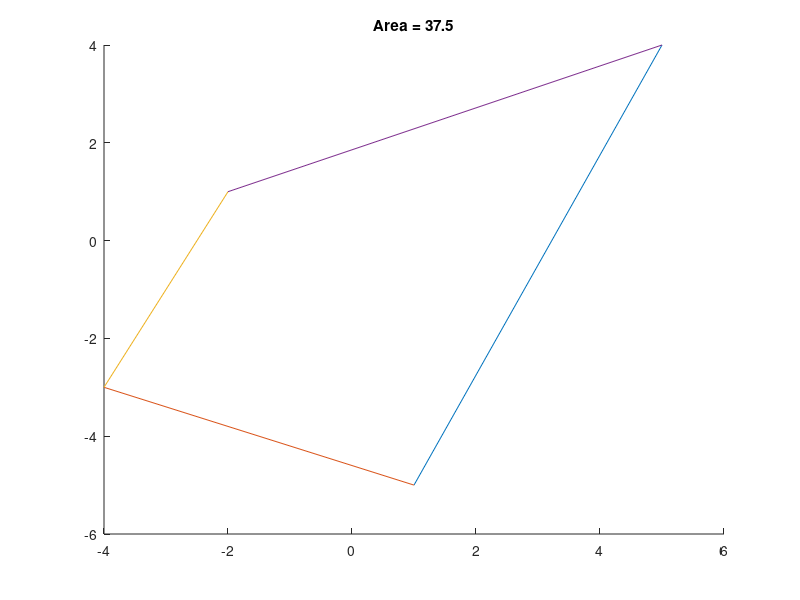

Reproduce this figure in MATLAB.
% First quadrant

x1 = randi([1, 5]);
y1 = randi([1, 5]);

% Second quadrant

x2 = randi([1, 5]);
y2 = -randi([1, 5]);

% Third quadrant

x3 = -randi([1, 5]);
y3 = -randi([1, 5]);

% Fourth quadrant

x4 = -randi([1, 5]);
y4 = randi([1, 5]);

hold on;
plot([x1 x2], [y1 y2]);
plot([x2 x3], [y2 y3]);
plot([x3 x4], [y3 y4]);
plot([x4 x1], [y4 y1]);
% Get the area
area = polyarea([x1 x2 x3 x4], [y1 y2 y3 y4]);
% Display the title
title(['Area = ' num2str(area)]);
hold off;

